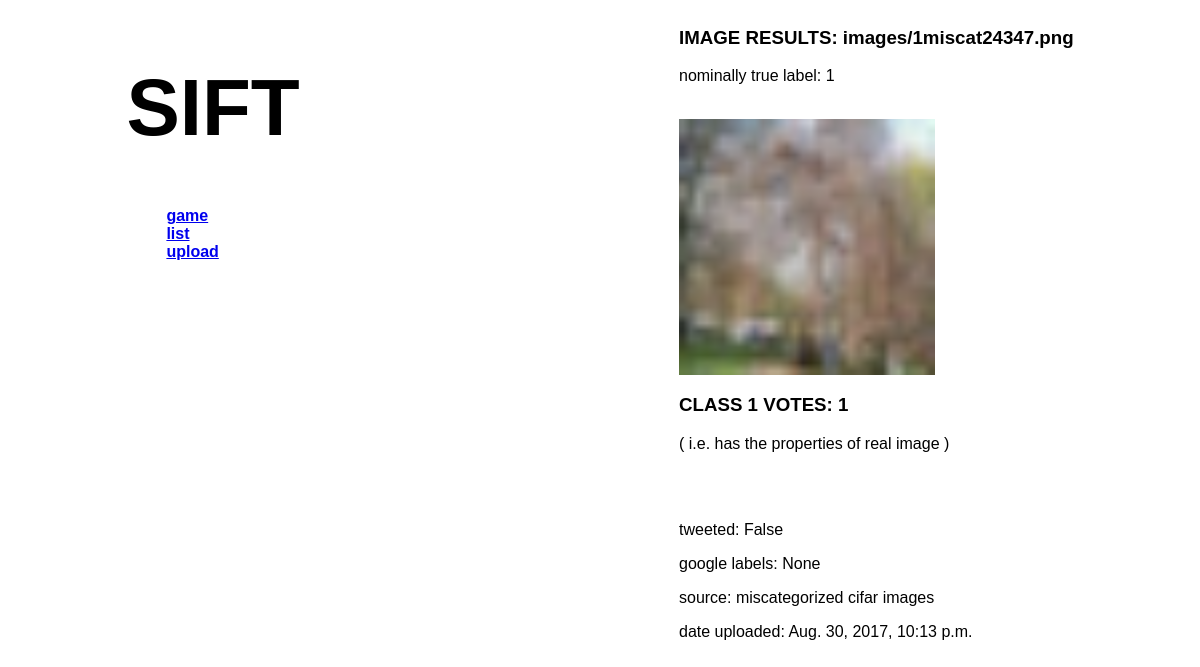
The app's page /results/584, older data.
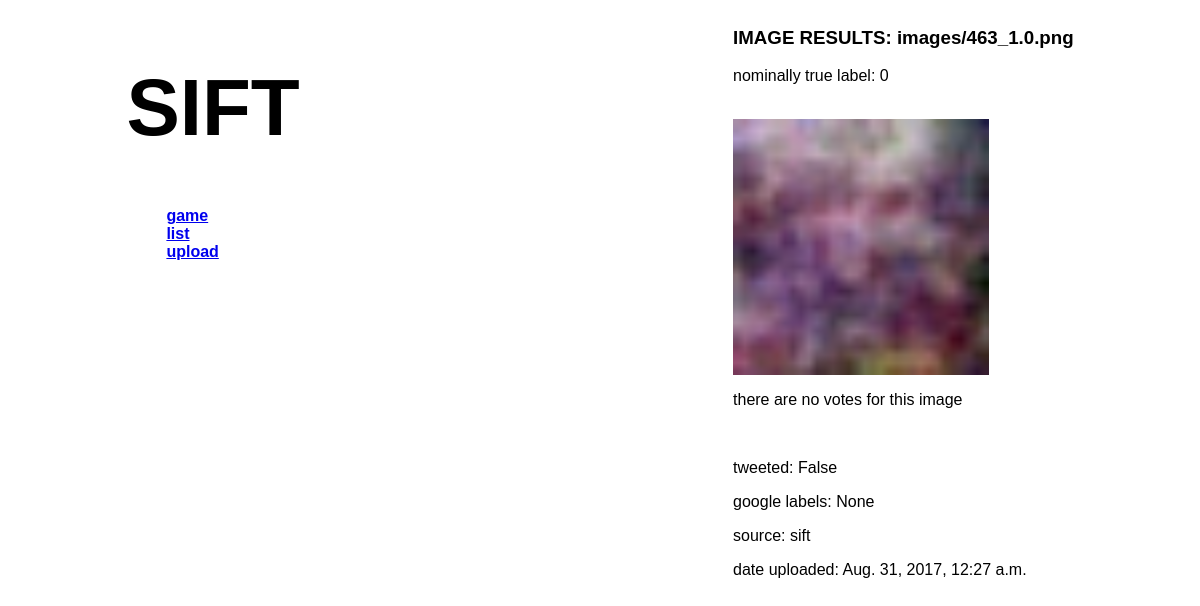
The same page, newer data.
### labeller/models.py (models this page shows, shortened)
class Image(models.Model):
    source = models.CharField("image source: web, sift generator func, camera",
                              max_length=512, default=None, null=True)
    correct_label = models.IntegerField("Correct label; 0=simulated, 1=image")
    google_labels = models.CharField("Labels generated by google vision API",
                                     max_length=512, default=None, null=True)
    tweeted = models.BooleanField("Image was tweeted", default=False)
    uploaded_by = models.ForeignKey(User, default=None, null=True)
    filename = models.FileField("file path", upload_to='images')
    date = models.DateTimeField(auto_now_add=True)

class TotalVotes(models.Model):
    image = models.ForeignKey(Image)
    choice = models.ForeignKey(Choice)
    votes = models.IntegerField(default=0)

class Choice(models.Model):
    choice = models.IntegerField()
    alt_text = models.CharField("text explaining what integer label means",
                                max_length=64)

### labeller/views.py (the view)
# urls.py: url(r'^results/(?P<img_id>[0-9]+)$', views.results, name='results'),
def results(request, img_id):
    image = Image.objects.get(pk=img_id)
    choices = Choice.objects.all()
    votes = TotalVotes.objects.filter(image=image)
    return render(request, 'results_view.html',
                  {'image': image, 'votes': votes, 'choices': choices})

### labeller/templates/results_view.html
{% extends 'base.html' %}
{% block content %}
<h3> IMAGE RESULTS: {{ image.filename }} </h3>
<p> nominally true label: {{ image.correct_label }} </p>
<br />
{% load static %}
<img src="{{ image.filename.url }}" alt="{{ image.filename }} load failed" width="256px" height="256px"/>
{% if votes %}
  {% for vote in votes %}
  <h3>CLASS {{ vote.choice.choice }} VOTES: {{ vote.votes }}</h3>
  <p>( i.e. {{ vote.choice.alt_text }} )</p>
  <br />
  {% endfor %}
{% else %}
  <p>there are no votes for this image</p>
{% endif %}
<br />
<p>tweeted: {{ image.tweeted }}</p>
<p>google labels: {{ image.google_labels }}</p>
<p>source: {{ image.source }}</p>
<p>date uploaded: {{ image.date }}</p>
{% endblock %}

Row changes from the older to the newer data that the page shows:
removed TotalVotes: choice.choice "1", votes "1", choice.alt_text "has the properties of real image"
changed Image "False": filename "images/1miscat24347.png" → "images/463_1.0.png"; correct_label "1" → "0"; filename: a different picture; source "miscategorized cifar images" → "sift"; date "Aug. 30, 2017, 10:13 p.m." → "Aug. 31, 2017, 12:27 a.m."
Text that changed along with them:
text now shown: "there are no votes for this image"
